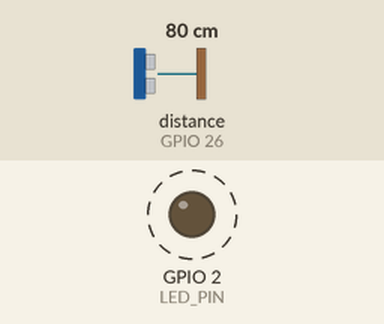
Simulated run of this program. Board: ESP32. On the bench: output pins drawn as LEDs (lit = HIGH). Wiring (inferred from the names in the program): ultrasonic range finder: trigger GPIO 25; echo GPIO 26. Dashed ring = blinking. Inputs (shaded band) come from the test bench; at power-on: distance to the obstacle (sensor on GPIO 26) 80 cm. The echo pulse lasts 58.3 µs per cm; pins used as bus, display or sensor lines are not drawn; what the program prints to the serial monitor is not drawn.

Above: at 1.4 s.
1.5 s: distance to the obstacle (sensor on GPIO 26) set to 2 cm
4.6 s: distance to the obstacle (sensor on GPIO 26) set to 120 cm
Timing chart, 0 to 13.7 s (numbered marks = the images above; inputs shaded):
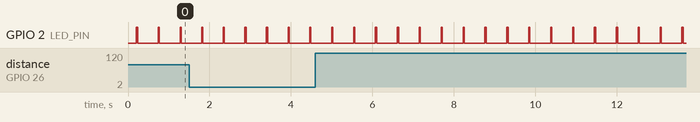

The program:

main.cpp
```cpp
// Step 1: HC-SR04 ultrasonic distance meter.
//
// How the sensor works:
//   1. We hold Trig HIGH for 10 microseconds: the sensor sends 8 ultrasonic "clicks" (40 kHz).
//   2. The sensor raises Echo HIGH and keeps it HIGH until the echo comes back.
//   3. Echo's HIGH time = time for sound to go to the object AND back.
//      Sound travels ~343 m/s = 0.0343 cm/us, so distance_cm = time_us * 0.0343 / 2 = time_us / 58.
//
// Powered from 3V3, so Echo is a 3.3 V signal: safe for the ESP32 (its pins take max 3.3 V).
//
// Env "nats" (build flag NATS_PUBLISH): also joins Wi-Fi and publishes each reading
// to the NATS server, so WireClaw can use it as a sensor:
//   in the WireClaw chat: Register a nats_value sensor called distance with subject sensors.distance, unit cm
// "No echo" is sent as 400 (= nothing within the sensor's ~4 m range), so rules like
// "below 20 cm" don't fire by mistake.

#include <Arduino.h>

const int TRIG_PIN = 25;  // D25 -> sensor Trig
const int ECHO_PIN = 26;  // D26 <- sensor Echo
const int LED_PIN = 2;    // onboard blue LED: blinks on every good reading

// Give up waiting after 30 ms (~5 m round trip), beyond the sensor's ~4 m range.
const unsigned long ECHO_TIMEOUT_US = 30000;

#ifdef NATS_PUBLISH
#include <WiFi.h>
#include "secrets.h"   // WIFI_SSID, WIFI_PASSWORD (git-ignored; template: secrets.example.h)

// NATS speaks plain text lines over TCP, so a few lines replace a library:
//   server -> "INFO {...}"           client -> "CONNECT {...}"
//   client -> "PUB <subject> <n>\r\n<n bytes>\r\n"
//   server -> "PING"                 client -> "PONG"  (or the server drops us)
static NetworkClient nats;
static unsigned long lastConnectTry = 0;

static void natsConnect() {
  if (nats.connected() || millis() - lastConnectTry < 3000) return;
  lastConnectTry = millis();
  Serial.printf("NATS: connecting to %s:%d ... ", NATS_HOST, NATS_PORT);
  if (!nats.connect(NATS_HOST, NATS_PORT)) { Serial.println("failed"); return; }
  nats.setNoDelay(true);
  nats.print("CONNECT {\"verbose\":false,\"pedantic\":false,\"name\":\"distance-hello\"}\r\n");
  Serial.println("connected");
}

// Answer the server's PINGs; ignore everything else it sends (INFO, PONG, +OK).
static void natsService() {
  static char line[128];
  static size_t n = 0;
  while (nats.available()) {
    char c = nats.read();
    if (c == '\n') {
      line[n] = '\0';
      if (strncmp(line, "PING", 4) == 0) nats.print("PONG\r\n");
      else if (strncmp(line, "-ERR", 4) == 0) Serial.printf("NATS error: %s\n", line);
      n = 0;
    } else if (c != '\r' && n < sizeof(line) - 1) {
      line[n++] = c;
    }
  }
}

static void natsPublish(float cm) {
  if (!nats.connected()) return;
  char payload[16];
  int len = snprintf(payload, sizeof(payload), "%.1f", cm);
  nats.printf("PUB %s %d\r\n%s\r\n", NATS_SUBJECT, len, payload);
}
#endif

// Returns the echo time in microseconds, or 0 if no echo came back in time.
unsigned long measureEchoUs() {
  digitalWrite(TRIG_PIN, LOW);
  delayMicroseconds(2);
  digitalWrite(TRIG_PIN, HIGH);
  delayMicroseconds(10);
  digitalWrite(TRIG_PIN, LOW);
  return pulseIn(ECHO_PIN, HIGH, ECHO_TIMEOUT_US);
}

void setup() {
  Serial.begin(115200);
  pinMode(TRIG_PIN, OUTPUT);
  pinMode(ECHO_PIN, INPUT);
  pinMode(LED_PIN, OUTPUT);
  delay(200);
  Serial.println();
  Serial.println("distance-hello: HC-SR04 on Trig D25 / Echo D26, one reading every 0.5 s");
#ifdef NATS_PUBLISH
  WiFi.mode(WIFI_STA);
  WiFi.setSleep(false);  // keep the radio awake (see firmware/wireclaw/PORT-NOTES.md)
  WiFi.begin(WIFI_SSID, WIFI_PASSWORD);
  Serial.printf("WiFi: connecting to %s", WIFI_SSID);
  for (int i = 0; i < 40 && WiFi.status() != WL_CONNECTED; i++) { delay(500); Serial.print("."); }
  if (WiFi.status() == WL_CONNECTED)
    Serial.printf(" OK, IP %s\n", WiFi.localIP().toString().c_str());
  else
    Serial.println(" FAILED (check secrets.h; the name is case-sensitive). Will keep trying.");
  Serial.printf("Publishing to NATS subject '%s'\n", NATS_SUBJECT);
#endif
}

void loop() {
  unsigned long us = measureEchoUs();
  float cm;
  if (us == 0) {
    // No echo: nothing in range, sensor not powered, or a wire is loose.
    Serial.println("no echo (nothing within ~4 m, or check the wires)");
    cm = 400.0;
  } else {
    cm = us / 58.0;
    Serial.printf("%6.1f cm   (echo %lu us)\n", cm, us);
    digitalWrite(LED_PIN, HIGH);
    delay(30);
    digitalWrite(LED_PIN, LOW);
  }
#ifdef NATS_PUBLISH
  if (WiFi.status() == WL_CONNECTED) {
    natsConnect();
    natsService();
    natsPublish(cm);
  }
#endif
  // The datasheet asks for at least 60 ms between pings so old echoes die out.
  delay(500);
}
```

Measured:
- by itself, GPIO 2 (LED_PIN): alternates HIGH for 0.03 s and LOW for 0.51 s
